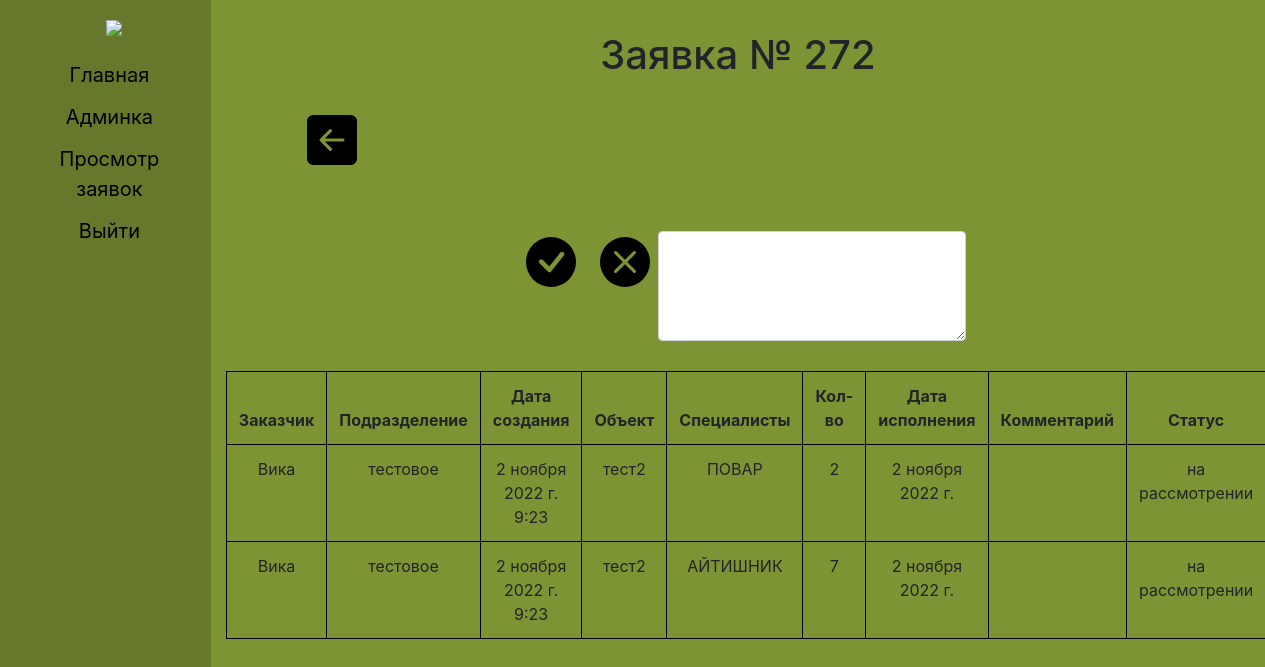
The page /application_detail/272/ (signed in) on the database its author committed.
### zayavki/models.py (models this page shows, shortened)
class ApplicationTest(models.Model):
    customer = models.ForeignKey(CustomUser, on_delete=models.SET_NULL, related_name='customer_application',null=True)
    date_application = models.DateField('Дата заявки')
    facility = models.ForeignKey(Facility, on_delete=models.SET_NULL, related_name='facilityinapplication',null=True)
    employee = models.ForeignKey(Employee, on_delete=models.SET_NULL, related_name='employeeinapplication',null=True)
    employee_count = models.PositiveIntegerField('Количество работников')
    subdivision = models.ForeignKey(Subdivision, on_delete=models.SET_NULL, related_name='subdivisioninapplication',
                                    null=True)
    created = models.DateTimeField(default=timezone.now)
    is_active = models.BooleanField(default=True)
    comment = models.TextField('Комментарий', blank=True)
    status = models.CharField('Статус', max_length=30,default='на рассмотрении')
    application_id = models.ForeignKey(ListApplication, on_delete=models.CASCADE, related_name='subdivisioninapplication',)
    class Meta:
        verbose_name = 'Заявка'
        verbose_name_plural = 'Заявки'

class Facility(models.Model):
    title = models.CharField('Объект', max_length=50, default='')
    subdivision = models.ForeignKey(Subdivision, on_delete=models.CASCADE, related_name='subdivisions', null=True)
    def __str__(self):
        return str(self.title)
    class Meta:
        verbose_name = 'Объект'
        verbose_name_plural = 'Объекты'

class Employee(models.Model):
    title = models.CharField('Работник', max_length=50, default='')
    subdivision = models.ForeignKey(Subdivision, on_delete=models.CASCADE, related_name='subdivisionemp', null=True)
    def __str__(self):
        return str(self.title)
    class Meta:
        verbose_name = 'Работник'
        verbose_name_plural = 'Работники'

### accounts/models.py (models this page shows, shortened)
class CustomUser(AbstractUser):
    email = models.EmailField(('email address'), unique=True)
    fio = models.CharField('ФИО', max_length=255, default='')
    subdivision = models.ForeignKey(Subdivision, on_delete=models.CASCADE, related_name='user_subdivision', null=True,default=None)
    position = models.ForeignKey(Position, on_delete=models.CASCADE, related_name='user_position', null=True,default=None)

class Subdivision(models.Model):
    title = models.CharField('Подразделение', max_length=50, default='')
    def __str__(self):
        return str(self.title)
    class Meta:
        verbose_name = 'Подразделение'
        verbose_name_plural = 'Подразделения'

### accounts/views.py (the view)
# urls.py: path('application_detail/<int:pk>/',views.application_detail,name='application_detail'),
@login_required(login_url='/login/')
def application_detail(request,pk):
    app = ListApplication.objects.get(id=pk)
    number = app.id
    status = app.status
    comment = app.comment
    zayavki = ApplicationTest.objects.filter(application_id_id=pk)
    rabotniki_sum = ApplicationTest.objects.filter(application_id_id=pk).aggregate(Sum('employee_count'))
    print(rabotniki_sum['employee_count__sum'])
    return render(request,'application_detail.html',{'zayavki':zayavki,'number':number,'status':status,'app':app,'comment': comment})

### zayavki/models.py (called while the page is built)
    def check_status(self):
        if self.status == 'на рассмотрении':
            return False
        else:
            return True

### templates/application_detail.html (shortened to what this page needs)
{% extends '_base.html' %}
{% load static %}
{%block content%}
<h1 class = "title-page">Заявка № {{number}}</h1>
<div class = header_icons>
<a class = "arrow" data-toggle="tooltip"  title="Вернуться назад" href ="{% url 'zayavki_list' %}"></a>
    {% if user.is_superuser%}
        {% if not app.check_status%}
            <div class="icons_approve">
                <a class="change" data-status="approve" data-appid = {{number}} data-toggle="tooltip"  title="Согласовать" href="#">
                </a>
             <a class="change" data-status="not_approve" data-appid = {{number}} data-toggle="tooltip"  title="Не согласовать" href="#">
             </a>
                </div>
            <textarea class="form-control comment_admin" rows="4" cols="50"></textarea>
        {%else%}
            <div>
                <h3>{{status}}</h3>
                 <p>Комментарий: {{comment}}</p>
            </div>
        {%endif%}
    {%else%}
        <div>
            <h3>{{status}}</h3>
            <p>Комментарий: {{comment}}</p>
        </div>
    {%endif%}
    </div>
<table class="table table-bordered">
<thead>
   <tr>
     <th>Заказчик</th>
    <th>Подразделение</th>
    <th>Дата создания</th>
    <th>Объект</th>
    <th>Специалисты</th>
    <th>Кол-во</th>
     <th>Дата исполнения</th>
    <th >Комментарий</th>
     <th>Статус</th>
       </tr>
</thead>
    <tbody>
     {% for temp in zayavki %}
    <tr>
        <td>{{temp.customer.fio}}</td>
        <td>{{temp.subdivision}}</td>
        <td>{{temp.created}}</td>
        <td>{{temp.facility}}</td>
        <td>{{temp.employee}}</td>
        <td>{{temp.employee_count}}</td>
        <td>{{temp.date_application}}</td>
        <td>{{temp.comment}}</td>
        <td>{{temp.status}}</td>
      </tr>
     {% endfor %}
   </tbody>
   </table>
{%endblock content%}

### static/css/test.css (style rules this page uses)
body { background-color:rgb(124, 148, 52); }
a { padding: 6px 8px 6px 16px; text-decoration: none; font-size: 20px; color: black; display: block; }
.arrow { margin-right: 80%; margin-bottom: 5%; }
.header_icons { display:flex; margin-bottom: 3%; justify-content: center; flex-wrap: wrap; }
.icons_approve { display:flex; justify-content: center; }
.table { border: 0.5px solid #000000; }
.table-bordered > thead > tr > th, .table-bordered > tbody > tr > th, .table-bordered > tfoot > tr > th, .table-bordered > thead > tr > td, .table-bordered > tbody > tr > td, .table-bordered > tfoot > tr > td { border: 0.5px solid #000000; }
.title-page { margin-bottom: 3%; margin-top: 3%; }
.comment_admin { width:30%; }

### rows shown on the page
ApplicationTest: customer.fio "Вика", subdivision "тестовое", created "2 ноября 2022 г. 9:23", facility "тест2", employee "ПОВАР", employee_count "2", date_application "2 ноября 2022 г.", status "на рассмотрении"
ApplicationTest: customer.fio "Вика", subdivision "тестовое", created "2 ноября 2022 г. 9:23", facility "тест2", employee "АЙТИШНИК", employee_count "7", date_application "2 ноября 2022 г.", status "на рассмотрении"

### other values the page prints
{{ number }} "272"
